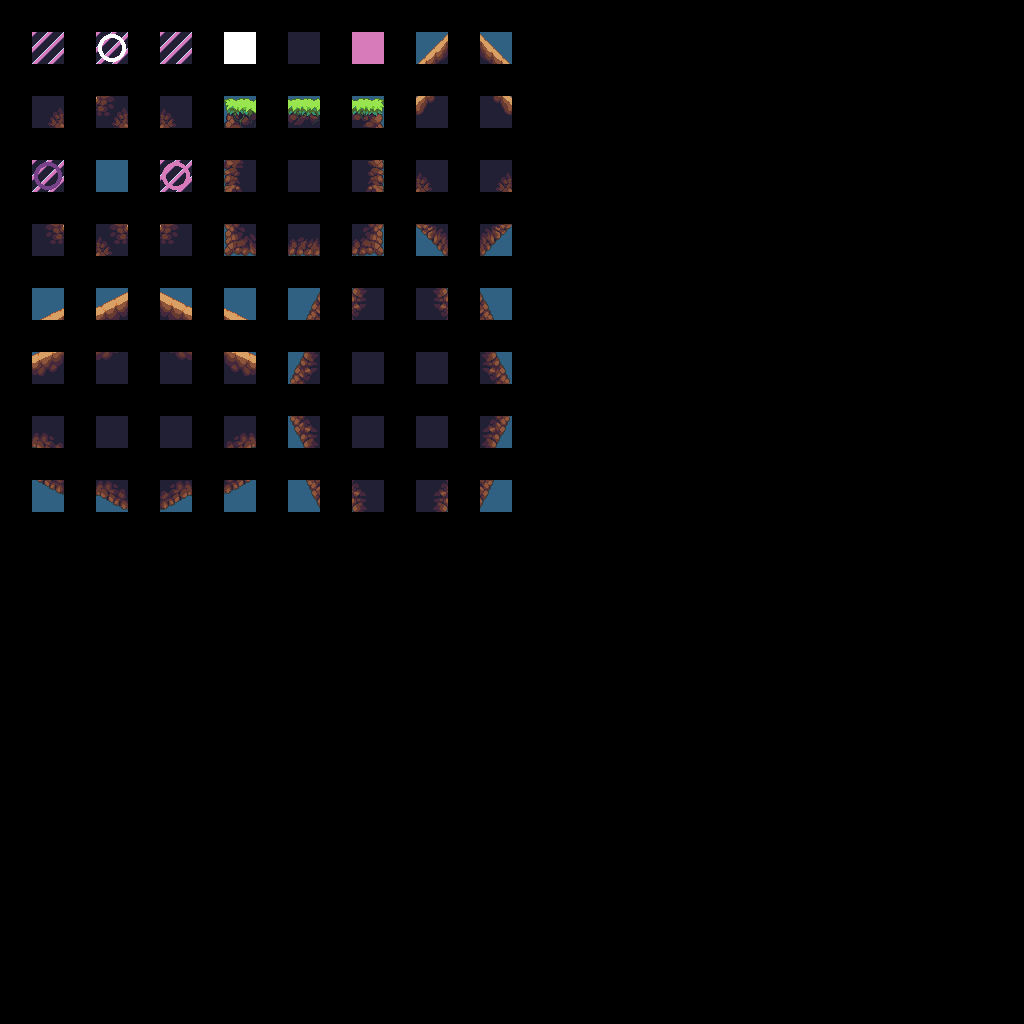

The image is a tile-based game level rendered from a .tmx file. Its description and complete source (layers, tilesets, objects, tile grids) follow:
An orthogonal 32x32 tile map with 32x32 px tiles, 3 tile layers (regions, input_primitives, output_decoration), 2 tilesets.

<map version="1.2" tiledversion="1.3.1" orientation="orthogonal" renderorder="right-down" compressionlevel="0" width="32" height="32" tilewidth="32" tileheight="32" infinite="0" nextlayerid="4" nextobjectid="1">
 <tileset firstgid="1" source="../tilesets/primitives.tsx" />
 <tileset firstgid="65" source="../tilesets/jungle.tsx" />
 <layer id="1" name="regions" width="32" height="32">
  <data encoding="csv">
0,0,0,0,0,0,0,0,0,0,0,0,0,0,0,0,0,0,0,0,0,0,0,0,0,0,0,0,0,0,0,0,
0,3,0,3,0,3,0,3,0,3,0,3,0,3,0,3,0,0,0,0,0,0,0,0,0,0,0,0,0,0,0,0,
0,0,0,0,0,0,0,0,0,0,0,0,0,0,0,0,0,0,0,0,0,0,0,0,0,0,0,0,0,0,0,0,
0,3,0,3,0,3,0,3,0,3,0,3,0,3,0,3,0,0,0,0,0,0,0,0,0,0,0,0,0,0,0,0,
0,0,0,0,0,0,0,0,0,0,0,0,0,0,0,0,0,0,0,0,0,0,0,0,0,0,0,0,0,0,0,0,
0,3,0,3,0,3,0,3,0,3,0,3,0,3,0,3,0,0,0,0,0,0,0,0,0,0,0,0,0,0,0,0,
0,0,0,0,0,0,0,0,0,0,0,0,0,0,0,0,0,0,0,0,0,0,0,0,0,0,0,0,0,0,0,0,
0,3,0,3,0,3,0,3,0,3,0,3,0,3,0,3,0,0,0,0,0,0,0,0,0,0,0,0,0,0,0,0,
0,0,0,0,0,0,0,0,0,0,0,0,0,0,0,0,0,0,0,0,0,0,0,0,0,0,0,0,0,0,0,0,
0,3,0,3,0,3,0,3,0,3,0,3,0,3,0,3,0,0,0,0,0,0,0,0,0,0,0,0,0,0,0,0,
0,0,0,0,0,0,0,0,0,0,0,0,0,0,0,0,0,0,0,0,0,0,0,0,0,0,0,0,0,0,0,0,
0,3,0,3,0,3,0,3,0,3,0,3,0,3,0,3,0,0,0,0,0,0,0,0,0,0,0,0,0,0,0,0,
0,0,0,0,0,0,0,0,0,0,0,0,0,0,0,0,0,0,0,0,0,0,0,0,0,0,0,0,0,0,0,0,
0,3,0,3,0,3,0,3,0,3,0,3,0,3,0,3,0,0,0,0,0,0,0,0,0,0,0,0,0,0,0,0,
0,0,0,0,0,0,0,0,0,0,0,0,0,0,0,0,0,0,0,0,0,0,0,0,0,0,0,0,0,0,0,0,
0,3,0,3,0,3,0,3,0,3,0,3,0,3,0,3,0,0,0,0,0,0,0,0,0,0,0,0,0,0,0,0,
0,0,0,0,0,0,0,0,0,0,0,0,0,0,0,0,0,0,0,0,0,0,0,0,0,0,0,0,0,0,0,0,
0,0,0,0,0,0,0,0,0,0,0,0,0,0,0,0,0,0,0,0,0,0,0,0,0,0,0,0,0,0,0,0,
0,0,0,0,0,0,0,0,0,0,0,0,0,0,0,0,0,0,0,0,0,0,0,0,0,0,0,0,0,0,0,0,
0,0,0,0,0,0,0,0,0,0,0,0,0,0,0,0,0,0,0,0,0,0,0,0,0,0,0,0,0,0,0,0,
0,0,0,0,0,0,0,0,0,0,0,0,0,0,0,0,0,0,0,0,0,0,0,0,0,0,0,0,0,0,0,0,
0,0,0,0,0,0,0,0,0,0,0,0,0,0,0,0,0,0,0,0,0,0,0,0,0,0,0,0,0,0,0,0,
0,0,0,0,0,0,0,0,0,0,0,0,0,0,0,0,0,0,0,0,0,0,0,0,0,0,0,0,0,0,0,0,
0,0,0,0,0,0,0,0,0,0,0,0,0,0,0,0,0,0,0,0,0,0,0,0,0,0,0,0,0,0,0,0,
0,0,0,0,0,0,0,0,0,0,0,0,0,0,0,0,0,0,0,0,0,0,0,0,0,0,0,0,0,0,0,0,
0,0,0,0,0,0,0,0,0,0,0,0,0,0,0,0,0,0,0,0,0,0,0,0,0,0,0,0,0,0,0,0,
0,0,0,0,0,0,0,0,0,0,0,0,0,0,0,0,0,0,0,0,0,0,0,0,0,0,0,0,0,0,0,0,
0,0,0,0,0,0,0,0,0,0,0,0,0,0,0,0,0,0,0,0,0,0,0,0,0,0,0,0,0,0,0,0,
0,0,0,0,0,0,0,0,0,0,0,0,0,0,0,0,0,0,0,0,0,0,0,0,0,0,0,0,0,0,0,0,
0,0,0,0,0,0,0,0,0,0,0,0,0,0,0,0,0,0,0,0,0,0,0,0,0,0,0,0,0,0,0,0,
0,0,0,0,0,0,0,0,0,0,0,0,0,0,0,0,0,0,0,0,0,0,0,0,0,0,0,0,0,0,0,0,
0,0,0,0,0,0,0,0,0,0,0,0,0,0,0,0,0,0,0,0,0,0,0,0,0,0,0,0,0,0,0,0
</data>
 </layer>
 <layer id="2" name="input_primitives" width="32" height="32">
  <properties>
   <property name="StrictEmpty" type="bool" value="true" />
  </properties>
  <data encoding="csv">
0,0,0,0,0,0,0,0,0,0,0,0,0,0,0,0,0,0,0,0,0,0,0,0,0,0,0,0,0,0,0,0,
0,1,0,2,0,3,0,4,0,5,0,6,0,7,0,8,0,0,0,0,0,0,0,0,0,0,0,0,0,0,0,0,
0,0,0,0,0,0,0,0,0,0,0,0,0,0,0,0,0,0,0,0,0,0,0,0,0,0,0,0,0,0,0,0,
0,9,0,10,0,11,0,12,0,13,0,14,0,15,0,16,0,0,0,0,0,0,0,0,0,0,0,0,0,0,0,0,
0,0,0,0,0,0,0,0,0,0,0,0,0,0,0,0,0,0,0,0,0,0,0,0,0,0,0,0,0,0,0,0,
0,17,0,18,0,19,0,20,0,21,0,22,0,23,0,24,0,0,0,0,0,0,0,0,0,0,0,0,0,0,0,0,
0,0,0,0,0,0,0,0,0,0,0,0,0,0,0,0,0,0,0,0,0,0,0,0,0,0,0,0,0,0,0,0,
0,25,0,26,0,27,0,28,0,29,0,30,0,31,0,32,0,0,0,0,0,0,0,0,0,0,0,0,0,0,0,0,
0,0,0,0,0,0,0,0,0,0,0,0,0,0,0,0,0,0,0,0,0,0,0,0,0,0,0,0,0,0,0,0,
0,33,0,34,0,35,0,36,0,37,0,38,0,39,0,40,0,0,0,0,0,0,0,0,0,0,0,0,0,0,0,0,
0,0,0,0,0,0,0,0,0,0,0,0,0,0,0,0,0,0,0,0,0,0,0,0,0,0,0,0,0,0,0,0,
0,41,0,42,0,43,0,44,0,45,0,46,0,47,0,48,0,0,0,0,0,0,0,0,0,0,0,0,0,0,0,0,
0,0,0,0,0,0,0,0,0,0,0,0,0,0,0,0,0,0,0,0,0,0,0,0,0,0,0,0,0,0,0,0,
0,49,0,50,0,51,0,52,0,53,0,54,0,55,0,56,0,0,0,0,0,0,0,0,0,0,0,0,0,0,0,0,
0,0,0,0,0,0,0,0,0,0,0,0,0,0,0,0,0,0,0,0,0,0,0,0,0,0,0,0,0,0,0,0,
0,57,0,58,0,59,0,60,0,61,0,62,0,63,0,64,0,0,0,0,0,0,0,0,0,0,0,0,0,0,0,0,
0,0,0,0,0,0,0,0,0,0,0,0,0,0,0,0,0,0,0,0,0,0,0,0,0,0,0,0,0,0,0,0,
0,0,0,0,0,0,0,0,0,0,0,0,0,0,0,0,0,0,0,0,0,0,0,0,0,0,0,0,0,0,0,0,
0,0,0,0,0,0,0,0,0,0,0,0,0,0,0,0,0,0,0,0,0,0,0,0,0,0,0,0,0,0,0,0,
0,0,0,0,0,0,0,0,0,0,0,0,0,0,0,0,0,0,0,0,0,0,0,0,0,0,0,0,0,0,0,0,
0,0,0,0,0,0,0,0,0,0,0,0,0,0,0,0,0,0,0,0,0,0,0,0,0,0,0,0,0,0,0,0,
0,0,0,0,0,0,0,0,0,0,0,0,0,0,0,0,0,0,0,0,0,0,0,0,0,0,0,0,0,0,0,0,
0,0,0,0,0,0,0,0,0,0,0,0,0,0,0,0,0,0,0,0,0,0,0,0,0,0,0,0,0,0,0,0,
0,0,0,0,0,0,0,0,0,0,0,0,0,0,0,0,0,0,0,0,0,0,0,0,0,0,0,0,0,0,0,0,
0,0,0,0,0,0,0,0,0,0,0,0,0,0,0,0,0,0,0,0,0,0,0,0,0,0,0,0,0,0,0,0,
0,0,0,0,0,0,0,0,0,0,0,0,0,0,0,0,0,0,0,0,0,0,0,0,0,0,0,0,0,0,0,0,
0,0,0,0,0,0,0,0,0,0,0,0,0,0,0,0,0,0,0,0,0,0,0,0,0,0,0,0,0,0,0,0,
0,0,0,0,0,0,0,0,0,0,0,0,0,0,0,0,0,0,0,0,0,0,0,0,0,0,0,0,0,0,0,0,
0,0,0,0,0,0,0,0,0,0,0,0,0,0,0,0,0,0,0,0,0,0,0,0,0,0,0,0,0,0,0,0,
0,0,0,0,0,0,0,0,0,0,0,0,0,0,0,0,0,0,0,0,0,0,0,0,0,0,0,0,0,0,0,0,
0,0,0,0,0,0,0,0,0,0,0,0,0,0,0,0,0,0,0,0,0,0,0,0,0,0,0,0,0,0,0,0,
0,0,0,0,0,0,0,0,0,0,0,0,0,0,0,0,0,0,0,0,0,0,0,0,0,0,0,0,0,0,0,0
</data>
 </layer>
 <layer id="3" name="output_decoration" width="32" height="32">
  <data encoding="csv">
0,0,0,0,0,0,0,0,0,0,0,0,0,0,0,0,0,0,0,0,0,0,0,0,0,0,0,0,0,0,0,0,
0,65,0,66,0,67,0,68,0,69,0,70,0,71,0,72,0,0,0,0,0,0,0,0,0,0,0,0,0,0,0,0,
0,0,0,0,0,0,0,0,0,0,0,0,0,0,0,0,0,0,0,0,0,0,0,0,0,0,0,0,0,0,0,0,
0,73,0,74,0,75,0,76,0,77,0,78,0,79,0,80,0,0,0,0,0,0,0,0,0,0,0,0,0,0,0,0,
0,0,0,0,0,0,0,0,0,0,0,0,0,0,0,0,0,0,0,0,0,0,0,0,0,0,0,0,0,0,0,0,
0,81,0,82,0,83,0,84,0,85,0,86,0,87,0,88,0,0,0,0,0,0,0,0,0,0,0,0,0,0,0,0,
0,0,0,0,0,0,0,0,0,0,0,0,0,0,0,0,0,0,0,0,0,0,0,0,0,0,0,0,0,0,0,0,
0,89,0,90,0,91,0,92,0,93,0,94,0,95,0,96,0,0,0,0,0,0,0,0,0,0,0,0,0,0,0,0,
0,0,0,0,0,0,0,0,0,0,0,0,0,0,0,0,0,0,0,0,0,0,0,0,0,0,0,0,0,0,0,0,
0,97,0,98,0,99,0,100,0,101,0,102,0,103,0,104,0,0,0,0,0,0,0,0,0,0,0,0,0,0,0,0,
0,0,0,0,0,0,0,0,0,0,0,0,0,0,0,0,0,0,0,0,0,0,0,0,0,0,0,0,0,0,0,0,
0,105,0,106,0,107,0,108,0,109,0,110,0,111,0,112,0,0,0,0,0,0,0,0,0,0,0,0,0,0,0,0,
0,0,0,0,0,0,0,0,0,0,0,0,0,0,0,0,0,0,0,0,0,0,0,0,0,0,0,0,0,0,0,0,
0,113,0,114,0,115,0,116,0,117,0,118,0,119,0,120,0,0,0,0,0,0,0,0,0,0,0,0,0,0,0,0,
0,0,0,0,0,0,0,0,0,0,0,0,0,0,0,0,0,0,0,0,0,0,0,0,0,0,0,0,0,0,0,0,
0,121,0,122,0,123,0,124,0,125,0,126,0,127,0,128,0,0,0,0,0,0,0,0,0,0,0,0,0,0,0,0,
0,0,0,0,0,0,0,0,0,0,0,0,0,0,0,0,0,0,0,0,0,0,0,0,0,0,0,0,0,0,0,0,
0,0,0,0,0,0,0,0,0,0,0,0,0,0,0,0,0,0,0,0,0,0,0,0,0,0,0,0,0,0,0,0,
0,0,0,0,0,0,0,0,0,0,0,0,0,0,0,0,0,0,0,0,0,0,0,0,0,0,0,0,0,0,0,0,
0,0,0,0,0,0,0,0,0,0,0,0,0,0,0,0,0,0,0,0,0,0,0,0,0,0,0,0,0,0,0,0,
0,0,0,0,0,0,0,0,0,0,0,0,0,0,0,0,0,0,0,0,0,0,0,0,0,0,0,0,0,0,0,0,
0,0,0,0,0,0,0,0,0,0,0,0,0,0,0,0,0,0,0,0,0,0,0,0,0,0,0,0,0,0,0,0,
0,0,0,0,0,0,0,0,0,0,0,0,0,0,0,0,0,0,0,0,0,0,0,0,0,0,0,0,0,0,0,0,
0,0,0,0,0,0,0,0,0,0,0,0,0,0,0,0,0,0,0,0,0,0,0,0,0,0,0,0,0,0,0,0,
0,0,0,0,0,0,0,0,0,0,0,0,0,0,0,0,0,0,0,0,0,0,0,0,0,0,0,0,0,0,0,0,
0,0,0,0,0,0,0,0,0,0,0,0,0,0,0,0,0,0,0,0,0,0,0,0,0,0,0,0,0,0,0,0,
0,0,0,0,0,0,0,0,0,0,0,0,0,0,0,0,0,0,0,0,0,0,0,0,0,0,0,0,0,0,0,0,
0,0,0,0,0,0,0,0,0,0,0,0,0,0,0,0,0,0,0,0,0,0,0,0,0,0,0,0,0,0,0,0,
0,0,0,0,0,0,0,0,0,0,0,0,0,0,0,0,0,0,0,0,0,0,0,0,0,0,0,0,0,0,0,0,
0,0,0,0,0,0,0,0,0,0,0,0,0,0,0,0,0,0,0,0,0,0,0,0,0,0,0,0,0,0,0,0,
0,0,0,0,0,0,0,0,0,0,0,0,0,0,0,0,0,0,0,0,0,0,0,0,0,0,0,0,0,0,0,0,
0,0,0,0,0,0,0,0,0,0,0,0,0,0,0,0,0,0,0,0,0,0,0,0,0,0,0,0,0,0,0,0
</data>
 </layer>
</map>
